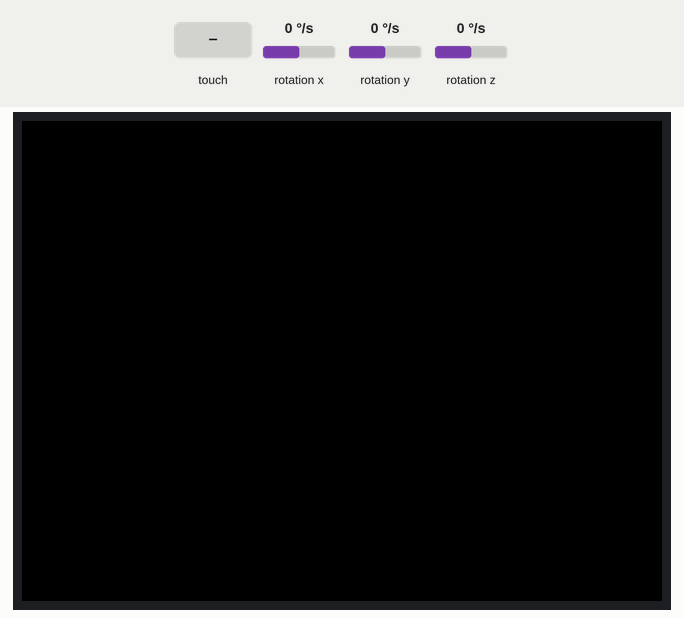
A sketch run on a simulated ESP32. Parts: 320×240 colour display. The test bench sets the inputs (shaded band); at power-on: rotation x 0 °/s, rotation y 0 °/s, rotation z 0 °/s.

Above: at 1.4 s.
1.5 s: touch panel pressed at 13 % / 10 % of its raw x / y range
At 2.0 s:
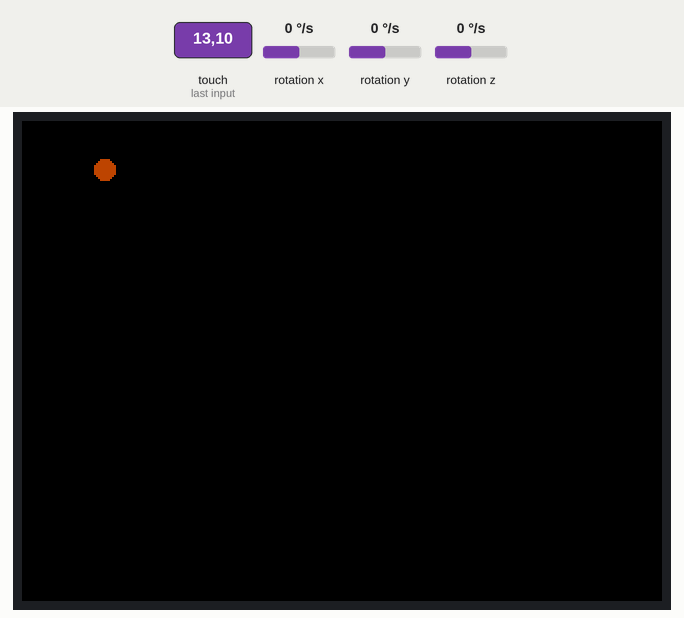
3.1 s: touch panel pressed at 38 % / 10 % of its raw x / y range
At 4.3 s:
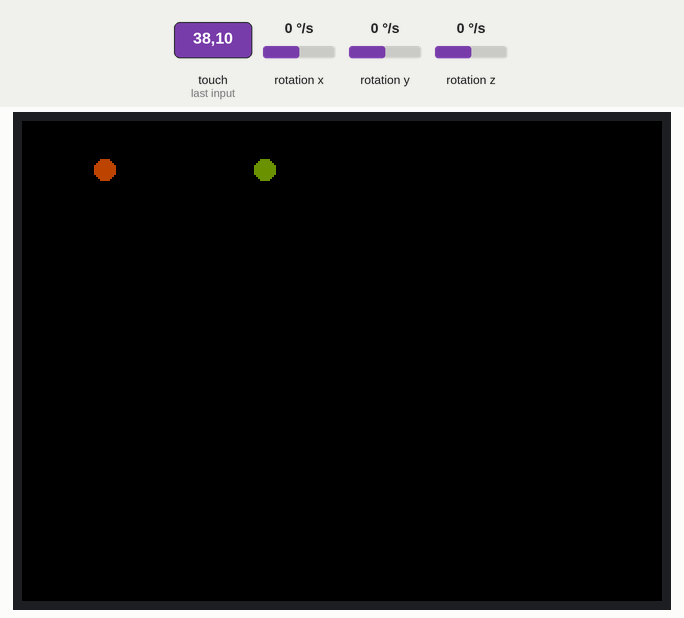
4.6 s: touch panel pressed at 62 % / 10 % of its raw x / y range
At 5.1 s:
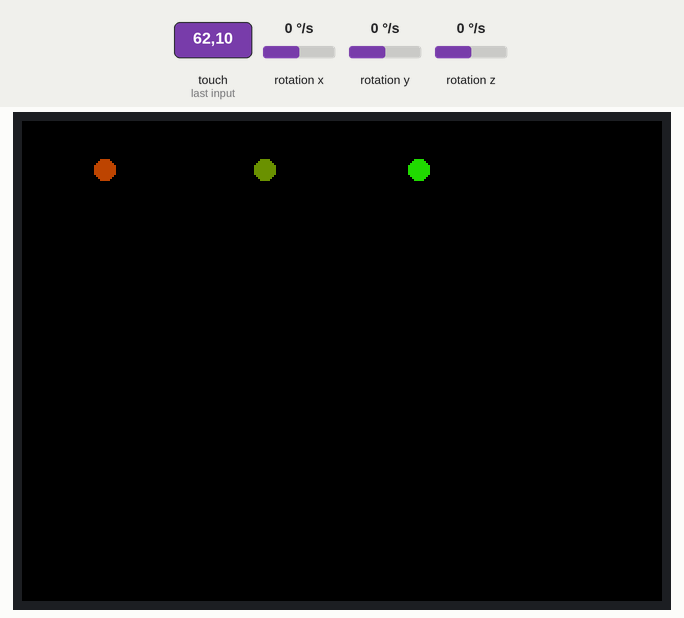
6.1 s: touch panel pressed at 87 % / 10 % of its raw x / y range
At 7.3 s:
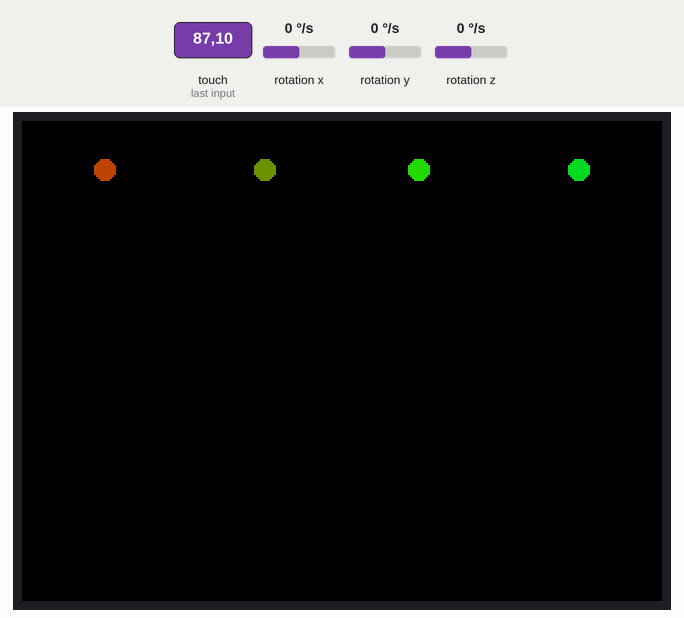
7.7 s: touch panel pressed at 13 % / 30 % of its raw x / y range
At 9.0 s:
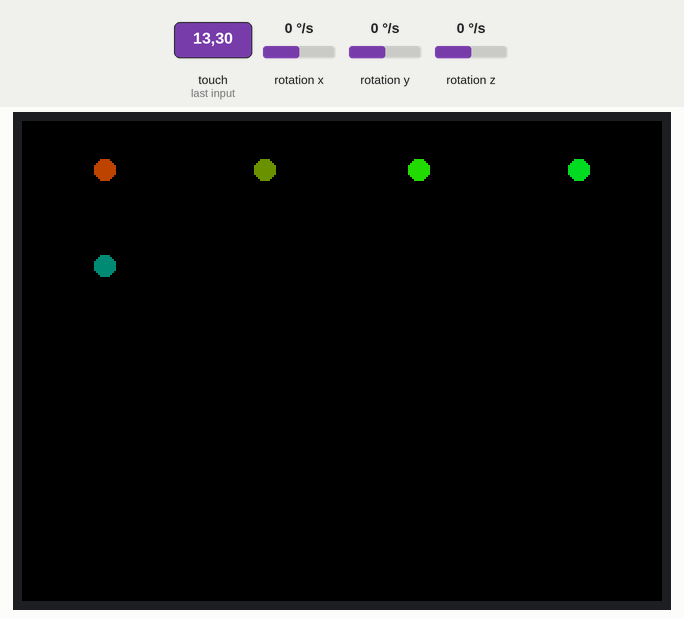
9.3 s: touch panel pressed at 38 % / 30 % of its raw x / y range
At 10.5 s:
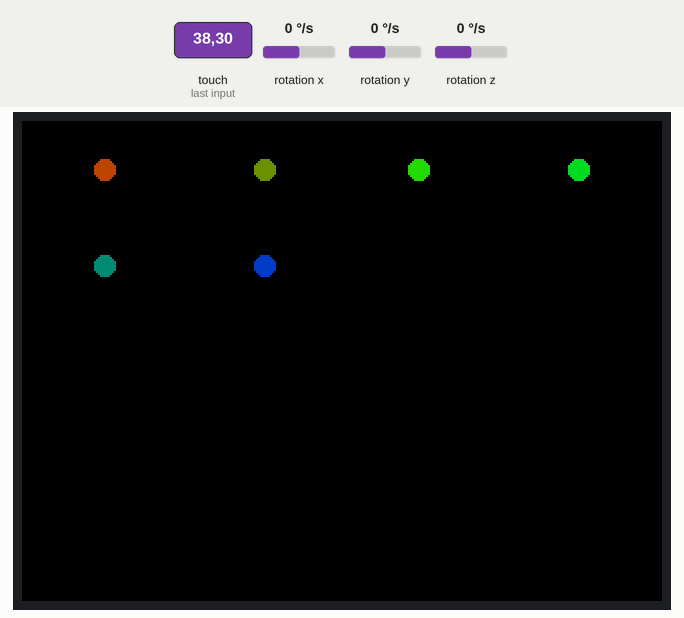
Timing chart, 0 to 11.9 s (numbered marks = the images above; inputs shaded):
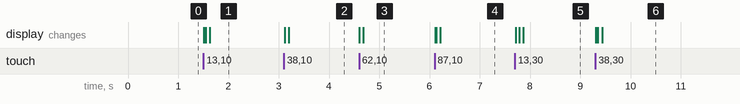

The sketch:

m5stack_touch_LCD_drawing.ino
```cpp
#include <M5Core2.h>

uint8_t r = 255;
uint8_t g = 0;
uint8_t b = 0;
int penSize = 5;  // ペンのサイズ
float accelerationThreshold = 150;  // 振ったことを検出するための閾値

char outStr[40];

void setup() {
  M5.begin();
  // Init IMU
  M5.IMU.Init();

  M5.Lcd.setTextSize(4);
  M5.Lcd.setTextColor(GREEN, BLACK);
  M5.Lcd.fillScreen(BLACK);
}

void loop() {
  M5.update();

  if(M5.Touch.ispressed()) {
    TouchPoint_t coordinate;
    coordinate = M5.Touch.getPressPoint();
    //M5.Lcd.drawPixel(coordinate.x, coordinate.y, M5.Lcd.color565(r, g, b));
    M5.Lcd.fillCircle(coordinate.x, coordinate.y, penSize, M5.Lcd.color565(r, g, b));

    // カーソル位置を画面に表示
    //sprintf(outStr, "x=%03d\ny=%03d", coordinate.x, coordinate.y);
    //M5.Lcd.setCursor(0,0);
    //M5.Lcd.print(outStr);
  }

  // RGBで色をグラデーションさせます。
  if(r > 0 && b == 0){
    r--;
    g++;
  }
  if(g > 0 && r == 0){
    g--;
    b++;
  }
  if(b > 0 && g == 0){
    r++;
    b--;
  }

  float gyrX, gyrY, gyrZ;
  M5.IMU.getGyroData(&gyrX, &gyrY, &gyrZ);

  // 加速度の値を画面に表示
  //sprintf(outStr, "gyrX=%5.1f\ngyrY=%5.1f\ngyrZ=%5.1f", gyrX, gyrY, gyrZ);
  //M5.Lcd.setCursor(0,0);
  //M5.Lcd.print(outStr);

  // 加速度が閾値を超えた場合に画面をクリア
  if(abs(gyrZ) > accelerationThreshold) {
    M5.Lcd.fillScreen(BLACK);
  }

  delay(20);  // 画面の更新頻度を制御します。必要に応じて調整してください。
}
```

Measured:
- after the input at 1.5 s, the display: first changes at once (image 1 shows a later state)
- after the input at 3.1 s, the display: first changes at once (image 2 shows a later state)
- after the input at 4.6 s, the display: first changes at once (image 3 shows a later state)
- after the input at 6.1 s, the display: first changes at once (image 4 shows a later state)
- after the input at 7.7 s, the display: first changes at once (image 5 shows a later state)
- after the input at 9.3 s, the display: first changes at once (image 6 shows a later state)
